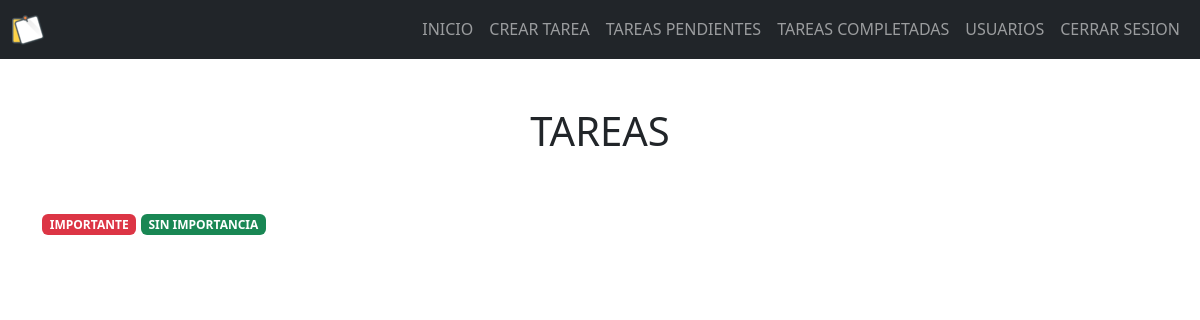
The app's page /task/ (signed in), older data.
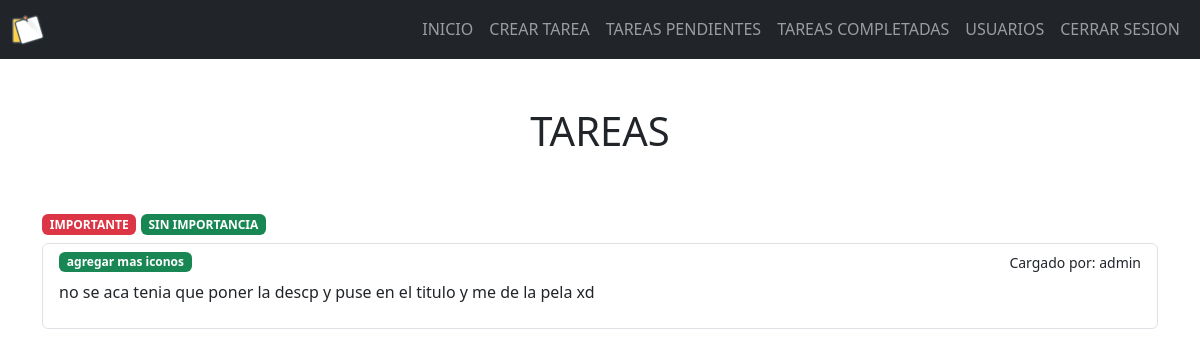
The same page, newer data.
### task/models.py (models this page shows, shortened)
class Task(models.Model):
    title = models.CharField(max_length=100)
    description = models.TextField(blank=True)
    created = models.DateTimeField(auto_now_add=True)
    datecompleted = models.DateField(null=True, blank=True)
    important = models.BooleanField(default=False)
    user = models.ForeignKey(User, on_delete=models.CASCADE)

### task/views.py (the view)
# urls.py: path('task/',views.task, name='task'),
@login_required
def task(request):
    tasks = Task.objects.filter(user=request.user, datecompleted__isnull=True)
    return render(request, 'task.html',{'tasks': tasks})

### task/templates/task.html (shortened to what this page needs)
{% extends 'base.html' %}
{% block content %}
<main class="container">
    <div class="row">
        <div class="text-centers">
            <h1 class="text-center py-5">TAREAS</h1>
            <h3 class="badge text-bg-danger">IMPORTANTE</h3>
            <h3 class="badge text-bg-success">SIN IMPORTANCIA</h3>
<ul class="list-group">
    {% for task in tasks %}
    <a class="list-group-item" class="list-group-item" href="{% url 'task_detail' task.id %}">
        <header class="d-flex justify-content-between">
            {% if task.important %}
            <h1 class="badge text-bg-danger">{{task.title}}
            </h2>
            {% else %}
            <h1 class="badge text-bg-success">{{task.title}}</h1>
            {% endif %}
            <small>Cargado por: {{task.user.username}}</small>
        </header>
        <p>{{task.description}}</p>
    </a>
    {% endfor %}
</ul>
        </div>
    </div>
</main>
{% endblock %}

Row changes from the older to the newer data that the page shows:
added Task: title "agregar mas iconos", user.username "admin", description "no se aca tenia que poner la descp y puse en el titulo y me de la pela xd"
